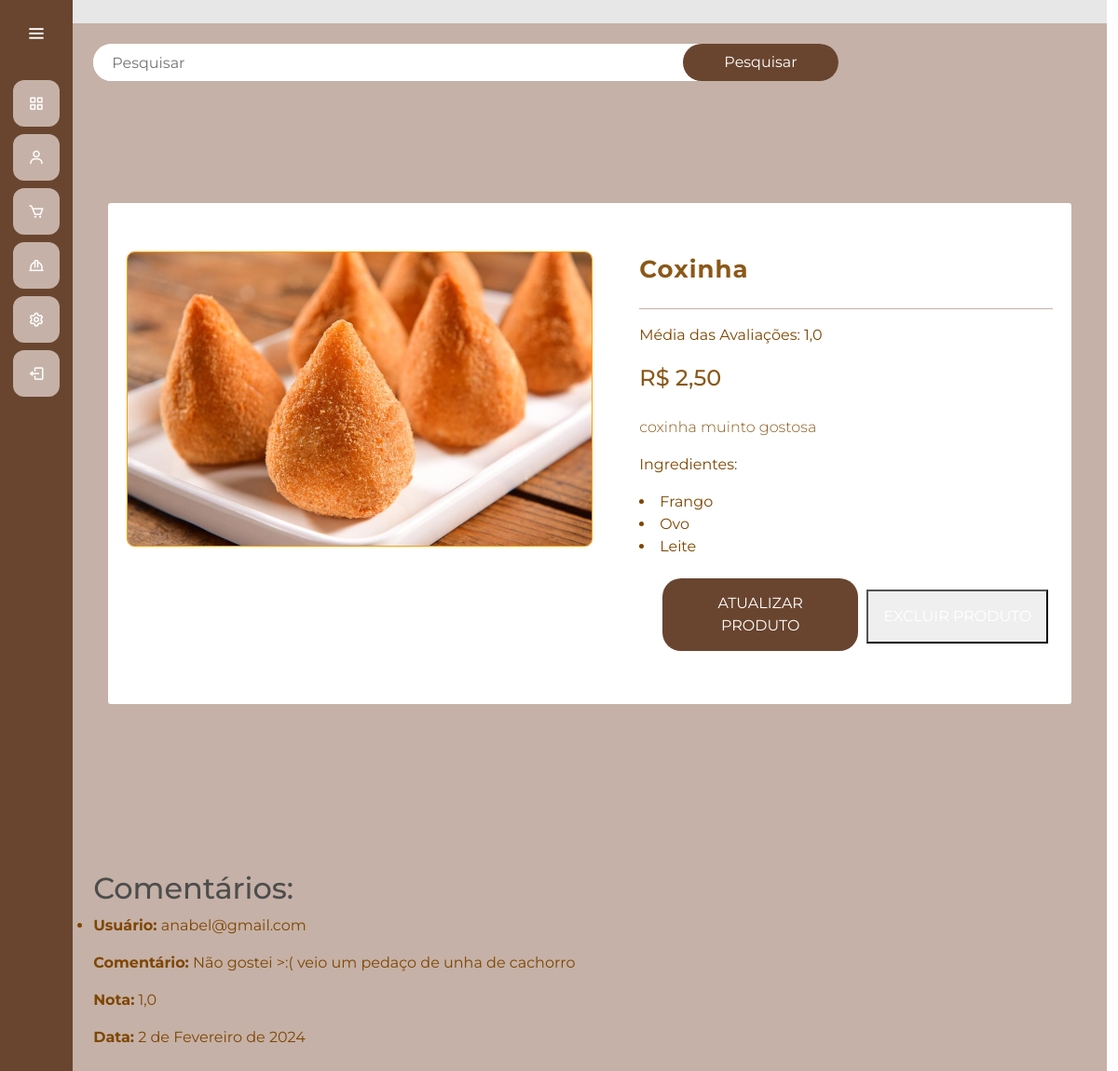
The page /gerenciamento/produtoGerente/2/ on the database its author committed.
### gerenciamento/models.py (models this page shows, shortened)
class Produto(models.Model):
    CATEGORIA_CHOICES = [
        ('doce', 'Doce'),
        ('salgado', 'Salgado'),
        ('bebida', 'Bebida'),
        ('bolo', 'Bolo')
    ]
    id_produto = models.AutoField(primary_key=True)
    nome_produto = models.CharField(max_length=255)
    descricao = models.CharField(max_length=255)
    preco = models.FloatField()
    ingredientes = models.ManyToManyField(Ingrediente, through='ProdutoIngrediente')
    categoria = models.CharField(max_length=15, choices=CATEGORIA_CHOICES, default='salgado')
    imagem = models.ImageField(upload_to='media/', null=True, blank=True)
    @property
    def imageURL(self):
        try:
            url = self.imagem.url
        except:
            url = ''
        return url

class Ingrediente(models.Model):
    id_ingrediente = models.AutoField(primary_key=True)
    nome_ingrediente = models.CharField(max_length=255)
    unidade_Medida = models.CharField(max_length=255)

class Avaliacao(models.Model):
    usuario = models.ForeignKey(usuarios_models.Usuario, on_delete=models.CASCADE)
    produto = models.ForeignKey('Produto', on_delete=models.CASCADE, related_name='likes')
    comentario = models.TextField()
    data = models.DateField(auto_now_add=True)
    nota = models.FloatField()
    @classmethod
    def calcular_media_avaliacoes(cls, produto_id):
        media = cls.objects.filter(produto_id=produto_id).aggregate(media=Avg('nota'))['media']
        if media is not None:
            return round(media, 2)  # Arredondar para 2 casas decimais
        else:
            return None  # Retornar None se não houver avaliações para o produto

### usuarios/models.py (models this page shows)
class Usuario (AbstractUser):
    telefone = models.CharField(max_length=20)
    cpf = models.CharField(max_length=11, primary_key=True, unique=True)
    endereco = models.CharField(max_length=255)
    permissao = models.BooleanField(default=False)
    groups = models.ManyToManyField('auth.Group', related_name='usuarios', blank=True)
    user_permissions = models.ManyToManyField('auth.Permission', related_name='usuarios', blank=True)
    REQUIRED_FIELDS = ['email']
    def __str__(self) -> str:
        return self.username

### gerenciamento/views.py (the view)
# urls.py: path('produtoGerente/<int:id_produto>/', views.produtoGerente, name='produtoGerente'),
def produtoGerente(request, id_produto):
    produto = get_object_or_404(Produto, id_produto=id_produto)
    media_avaliacoes = Avaliacao.calcular_media_avaliacoes(produto)
    ingredientes_produto = produto.ingredientes.all()
    avaliacoes = Avaliacao.objects.filter(produto=produto)
    contexto = {'produto': produto,  'avaliacoes': avaliacoes, 'media_avaliacoes': media_avaliacoes, 'ingredientes_produto': ingredientes_produto}
    return render(request, 'produtoGerente.html', contexto)

### gerenciamento/templates/produtoGerente.html (shortened to what this page needs)
{% extends "gerente.html" %}
{% load static %}
{% block 'head' %}
    <link rel="stylesheet" href="{% static 'usuarios/css/principal-oficial.css' %}">
    <link rel="stylesheet" href="{% static 'usuarios/css/produto-oficial.css' %}">
    <link href='https://unpkg.com/boxicons@2.1.4/css/boxicons.min.css' rel='stylesheet'>
{% endblock %}
{% block 'dashboard' %}
<body>
    <div class="main">
        <div class="main-navbar">
            <div class="search">
                <form id="pesquisa-produto" method="GET" action="{% url 'pesquisar_produto' %}">
                    <input type="text" placeholder="Pesquisar" name="Pesquisar" value="{{termo_pesquisa}}">
                    <button class="search-btn">Pesquisar</button>
                </form>
            </div>
        </div>
        <div class = "main-wrapper">
            <div class = "container">
                <div class = "product-div">
                    <div class = "product-div-left">
                        <div class = "img-container">
                            <img src = "{{produto.imageURL}}" alt = "{{produto.nome_produto}}">
                        </div>
                    </div>
                    <div class = "product-div-right">
                        <span class = "product-name">{{produto.nome_produto}}</span>
                        <hr class="divider">
                        {% if media_avaliacoes %}
                            <p>Média das Avaliações: {{ media_avaliacoes }}</p>
                        {% else %}
                            <p>Ainda não há avaliações para este produto.</p>
                        {% endif %}
                        <span class = "product-price">R$ {{produto.preco|floatformat:2}}</span>
                        <p class = "product-description">{{produto.descricao}}</p>
                        <p class = "product-ingredientes">Ingredientes:</p>
                                {% for ingrediente in ingredientes_produto %}
                                    <li>{{ ingrediente.nome_ingrediente }}</li>
                                {% endfor %}
                        <div class = "btn-groups">
                            <button type="button" data-produto="{{produto.id_produto}}" class="btn botao-add-carrinho">Atualizar Produto</button>
                            <button onclick="confirmarExclusao('{{ produto.id_produto }}')">Excluir Produto</button>
                        </div>
                    </div>
                </div>
            </div>
        </div>
        <br>
        <br>
        {% if avaliacoes %}
        <h2>Comentários:</h2>
        <ul>
            {% for avaliacao in avaliacoes %}
                <li>
                    <p><strong>Usuário:</strong> {{ avaliacao.usuario }}</p>
                    <p><strong>Comentário:</strong> {{ avaliacao.comentario }}</p>
                    <p><strong>Nota:</strong> {{ avaliacao.nota }}</p>
                    <p><strong>Data:</strong> {{ avaliacao.data }}</p>
                </li>
            {% endfor %}
        </ul>
        {% else %}
            <p>Não há comentários para este produto.</p>
        {% endif %}
    </div>
</body>
{% endblock %}

### templates/static/general/css/base.css (style rules this page uses)
* { margin: 0; padding: 0; box-sizing: border-box; font-family: "Montserrat" , sans-serif; }
body { background-color: hsl(0, 0%, 98%); }
h1,h2,h3,h4,h5,h6 { color:hsl(0, 0%, 30%); }
.btn { border-radius: 0; }

### templates/static/general/css/general.css (style rules this page uses)
:root { --main-color: #c5b1a7; --dark-color: #69452F; --light-color: #E7E7E7; --contrast-color: #faab66; --differential-color: #4b280b; --red-color: #9E7047; }

### templates/static/usuarios/css/principal-oficial.css (style rules this page uses)
:root { --main-color: #c5b1a7; --dark-color: #69452F; --light-color: #E7E7E7; --contrast-color: #faab66; --differential-color: #4b280b; --red-color: #9E7047; }
* { margin: 0; padding: 0; box-sizing: border-box; outline: none; font-family: 'Montserrat', sans-serif; }
body { width: 100%; height: auto; display: flex; }
.main { width: 100%; height: max-content; padding: 2%; min-height: 100vh; background-color: var(--main-color); }
.main-navbar { display: flex; justify-content: space-between; align-items: center; }
.search { width: 800px; height: 40px; display: flex; justify-content: space-around; background-color: white; border-radius: 20px; }
.search input { width: 80%; height: 100%; padding: 20px; border: none; border-radius: 20px; }
.search-btn { background-color: var(--dark-color); color: white; border: none; border-radius: 20px; width: 180px; cursor: pointer; margin-left: 35px; height: 40px; }
#pesquisa-produto { width: 800px; display: flex; margin: 0 auto; }
.divider { margin: 1rem 0; height: 1px; width: 100%; background-color: var(--main-color); border: none; }
.botao-add-carrinho { background-color: var(--dark-color); color: white; border: none; border-radius: 20px; width: 210px; cursor: pointer; padding: 9px; align-self: center; margin: 0px 5px 5px 25px; }

### templates/static/usuarios/css/produto-oficial.css (style rules this page uses)
* { padding: 0; margin: 0; box-sizing: border-box; }
html, body { font-family: 'Montserrat', sans-serif; }
.img-container img { width: 500px; height: auto; }
.img-container { width: 500px; height: auto; overflow: hidden; border-radius: 8px; border: 1px solid #FF9F00; }
.main-wrapper { min-height: 100vh; display: flex; align-items: center; justify-content: center; }
.container { max-width: 1200px; padding: 0 1rem; margin: 0 auto; }
.product-div { margin: 1rem 0; padding: 2rem 0; display: grid; grid-template-columns: repeat(2, 1fr); background-color: #fff; border-radius: 3px; column-gap: 10px; }
.product-div-left { padding: 20px; }
.product-div-right { padding: 20px; }
.product-div-right span { display: block; }
.product-name { font-size: 26px; margin-bottom: 22px; font-weight: 700; letter-spacing: 1px; opacity: 0.9; }
.product-price { font-weight: 700; font-size: 24px; opacity: 0.9; font-weight: 500; }
.product-description { font-weight: 18px; line-height: 1.6; font-weight: 300; opacity: 0.9; margin-top: 22px; }
.btn-groups { margin-top: 22px; }
.btn-groups button { display: inline-block; font-size: 16px; font-family: inherit; text-transform: uppercase; padding: 15px 16px; color: #fff; cursor: pointer; transition: all 0.3s ease; }

### rows shown on the page
Produto: imageURL (picture), nome_produto "Coxinha", preco "2,50", descricao "coxinha muinto gostosa"
Ingrediente: nome_ingrediente "Frango"
Ingrediente: nome_ingrediente "Ovo"
Ingrediente: nome_ingrediente "Leite"
Avaliacao: usuario "anabel@gmail.com", comentario "Não gostei >:( veio um pedaço de unha de cachorro", nota "1,0", data "2 de Fevereiro de 2024"

### other values the page prints
{{ media_avaliacoes }} "1,0"
